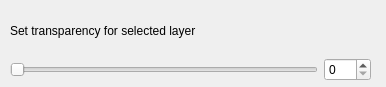
<?xml version="1.0" encoding="UTF-8"?>
<ui version="4.0">
 <class>GroupTransparencyDialogBase</class>
 <widget class="QDialog" name="GroupTransparencyDialogBase">
  <property name="geometry">
   <rect>
    <x>0</x>
    <y>0</y>
    <width>386</width>
    <height>87</height>
   </rect>
  </property>
  <property name="minimumSize">
   <size>
    <width>386</width>
    <height>87</height>
   </size>
  </property>
  <property name="maximumSize">
   <size>
    <width>386</width>
    <height>87</height>
   </size>
  </property>
  <property name="windowTitle">
   <string>Group Transparency</string>
  </property>
  <widget class="QWidget" name="">
   <property name="geometry">
    <rect>
     <x>10</x>
     <y>10</y>
     <width>361</width>
     <height>71</height>
    </rect>
   </property>
   <layout class="QVBoxLayout" name="verticalLayout">
    <item>
     <widget class="QLabel" name="label_2">
      <property name="text">
       <string>Set transparency for selected layer</string>
      </property>
     </widget>
    </item>
    <item>
     <layout class="QHBoxLayout" name="horizontalLayout">
      <item>
       <widget class="QSlider" name="slider">
        <property name="maximum">
         <number>100</number>
        </property>
        <property name="orientation">
         <enum>Qt::Horizontal</enum>
        </property>
        <property name="tickPosition">
         <enum>QSlider::NoTicks</enum>
        </property>
       </widget>
      </item>
      <item>
       <widget class="QSpinBox" name="spinBox">
        <property name="maximum">
         <number>100</number>
        </property>
       </widget>
      </item>
     </layout>
    </item>
   </layout>
  </widget>
 </widget>
 <resources/>
 <connections/>
</ui>
